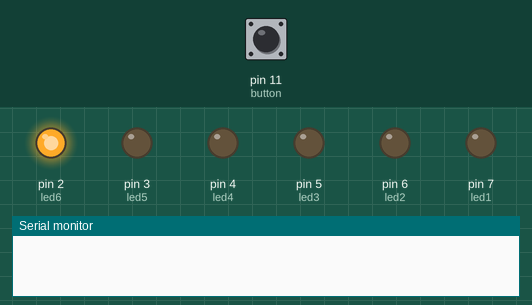
Recording of a program running on a simulated Arduino Uno, built with avr-gcc and run on an emulated ATmega328P. Shown: output pins drawn as LEDs (lit = HIGH), the last lines printed to the serial monitor. Inputs (shaded band) come from the test bench; at power-on: pin 11 (button) HIGH. Random numbers use the default seed unless the program sets one.

Above: at 0.1 s.
At 5.0 s:
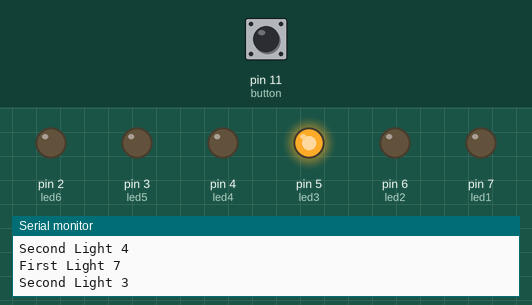
At 9.9 s:
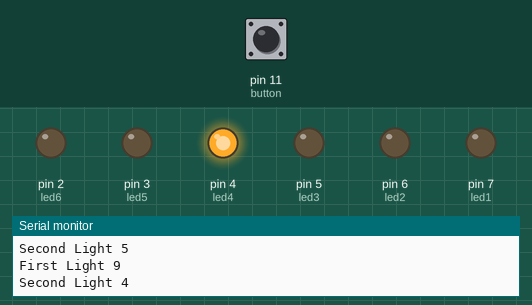
At 19.7 s:
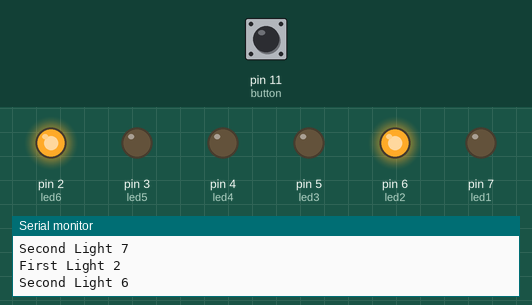
At 29.5 s:
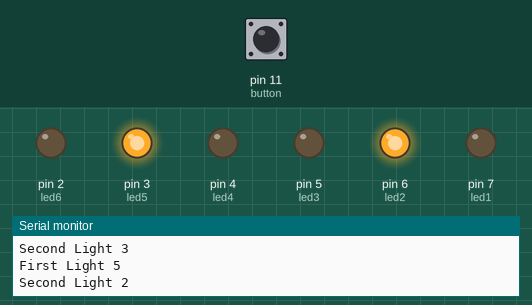
At 39.3 s:
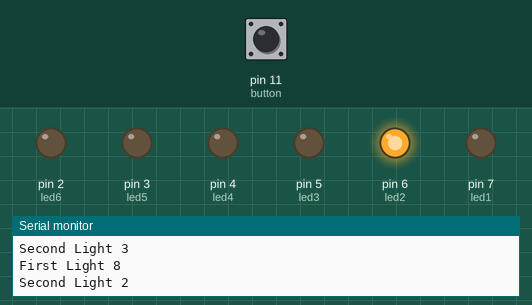
Timing chart, 0 to 40.0 s (numbered marks = the images above):
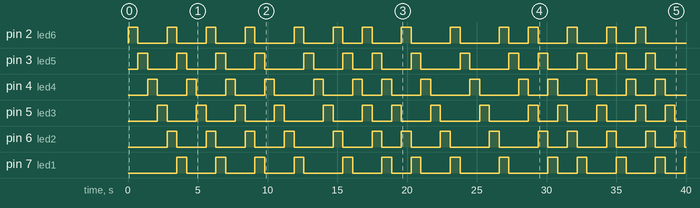

Measured:
- by itself, pin 2 (led6): HIGH → LOW at 0.70 s, → HIGH 2.1 s later, → LOW 0.70 s later, → HIGH 2.1 s later, … (27 changes in this stretch)
- by itself, pin 3 (led5): LOW → HIGH at 0.70 s, → LOW 0.70 s later, → HIGH 2.1 s later, → LOW 0.70 s later, … (28 changes in this stretch)
- by itself, pin 4 (led4): LOW → HIGH at 1.4 s, → LOW 0.70 s later, → HIGH 2.1 s later, → LOW 0.70 s later, … (28 changes in this stretch)
- by itself, pin 5 (led3): LOW → HIGH at 2.1 s, → LOW 0.70 s later, → HIGH 2.1 s later, → LOW 0.70 s later, … (28 changes in this stretch)
- by itself, pin 6 (led2): LOW → HIGH at 2.8 s, → LOW 0.70 s later, → HIGH 2.1 s later, → LOW 0.70 s later, … (28 changes in this stretch)
- by itself, pin 7 (led1): LOW → HIGH at 3.5 s, → LOW 0.70 s later, → HIGH 2.1 s later, → LOW 0.70 s later, … (27 changes in this stretch)

The program:

main.cpp
```cpp
#include <Arduino.h>
#include "jump.h"


void setup() {
  pinMode(led1, OUTPUT);
  pinMode(led2, OUTPUT);
  pinMode(led3, OUTPUT);
  pinMode(led4, OUTPUT);
  pinMode(led5, OUTPUT);
  pinMode(led6, OUTPUT);

  pinMode(button, INPUT_PULLUP);

  Serial.begin(9600);


//Two led object to start off with
digitalWrite(lights[noteOne.getPos()], HIGH);
digitalWrite(lights[noteTwo.getPos()], HIGH);
}

void loop() {
  int buttonState = digitalRead(button);

  // score immediately when button is pressed
  static int lastButtonState = HIGH;

  if (lastButtonState == HIGH && buttonState == LOW) {
    if (noteOne.getPos() == 1 || noteTwo.getPos() == 1) {
      score++;
      Serial.print("Score: ");
      Serial.println(score);
    }
  }

  lastButtonState = buttonState;

  // move lights only every 700ms
  if (millis() - lastTime >= timeDelay) {
    lastTime = millis();

    traverse(noteOne, buttonState);
    traverse(noteTwo, buttonState);

    Serial.print("First Light ");
    Serial.println(noteOne.getPos());

    Serial.print("Second Light ");
    Serial.println(noteTwo.getPos());
  }
}
```

jump.h
```cpp
#pragma once
#include "Arduino.h"


//Light Pins

const int led1 = 7;
const int led2 = 6;
const int led3 = 5;
const int led4 = 4;
const int led5 = 3;
const int led6 = 2;

const int life1 = 10;
const int life2 = 9;
const int life3 = 8;

//Button Pin
const int button = 11;


//Life light array
int lives[3] = {life1, life2, life3};

//Light Array
int lights[7] = {0, led1, led2, led3, led4, led5, led6};

//Score
int score = 0;


//LED LIGHTS
class Led {
    private:
        int interval;
        int index;
        int pos;

    public:
        Led(int interval = 0) {
            this->interval = interval;
            index = 6;
            pos = index + interval;
        };

        void setInterval(int newInterval) {
            interval = newInterval;
        };

        int getInterval() {
            return interval;
        };

        void setIndex(int newIndex) {
            index = newIndex;
        };

        int getIndex() {
            return index;
        };

        int getPos() {
            return pos;
        };

        void move() {
            if (pos > 0) {
                pos--;
            }
        }

        void reset() {
            interval = random(1, 5);
            pos = index + interval;
        }
};


//USER INPUT
const int hitNow = 1;
const int spotOn = 3;
const int hitEarlyOrLate = 1;

void perfectHit(Led &light, int buttonState) {


    if (buttonState == LOW) {
        if (light.getPos() == hitNow) {
            score += spotOn;
        } else {
            score += hitEarlyOrLate;
        }
    }

}


//Random Interval
int rngInterval = random(1, 5);


//Traversing

void traverse(Led &light, int buttonState) {


    digitalWrite(lights[light.getPos()], LOW);


    light.move();


    if (light.getPos() == 0) {
        light.reset();
    }

    digitalWrite(lights[light.getPos()], HIGH);


}


Led noteOne;
Led noteTwo(rngInterval);

//Time
const unsigned long timeDelay = 700;
unsigned long lastTime = 0;

//test might delete later
int firstTest = noteOne.getPos();
int secondTest = noteTwo.getPos();
```
